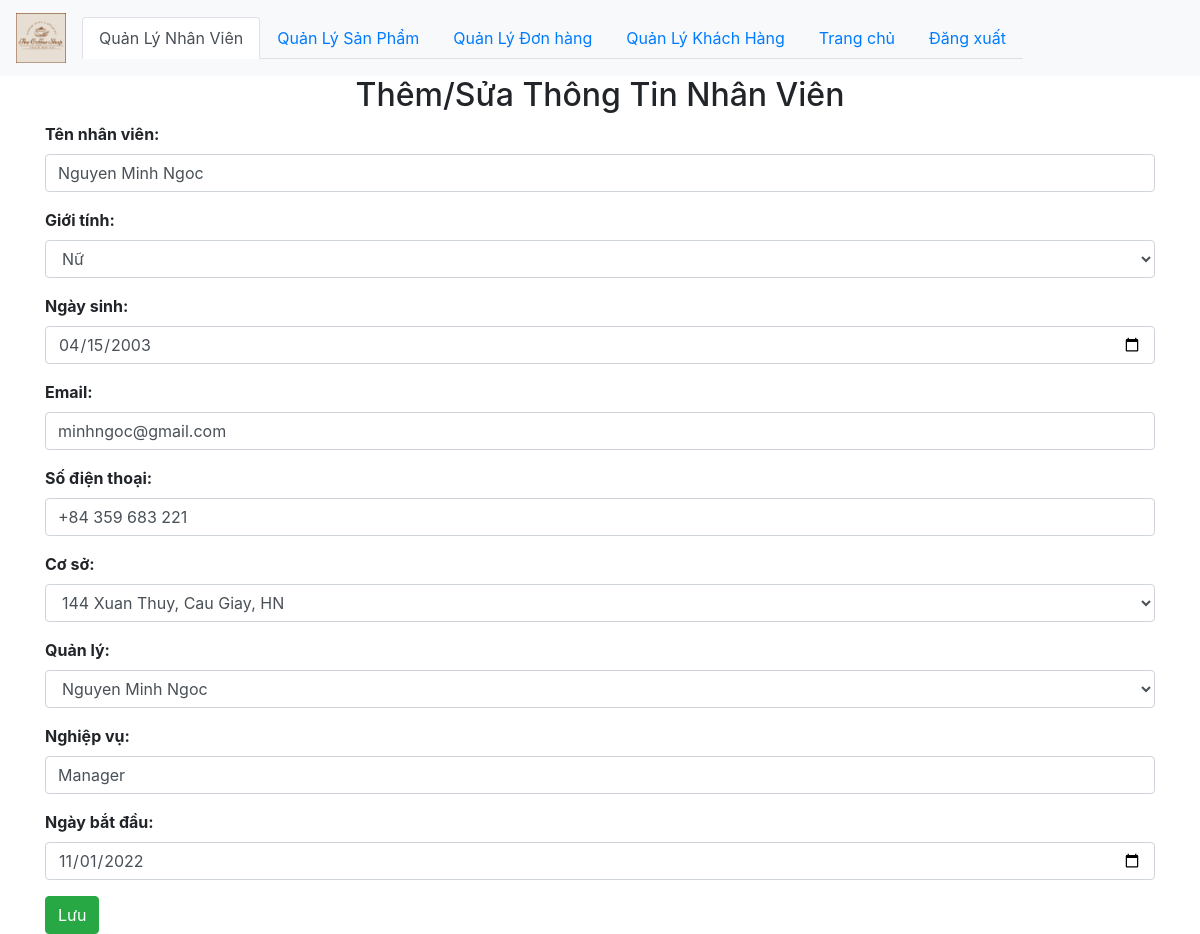
The page /coffee_shop/admin/employee/add.php?employeeNumber=1 on the database its author committed.
### tables this page shows
CREATE TABLE `employees` (
  `employeeNumber` int(11) NOT NULL,
  `employeeName` varchar(50) NOT NULL,
  `gender` varchar(10) NOT NULL,
  `birthday` date NOT NULL,
  `email` varchar(100) NOT NULL,
  `phone` varchar(50) NOT NULL,
  `storeId` int(4) NOT NULL,
  `managerId` int(11) NOT NULL,
  `jobTitle` varchar(50) NOT NULL,
  `start_date` date NOT NULL
);

### coffee_shop/db/dbhelper.php (called while the page is built, shortened)
<?php
function executeResult($sql) {
	$con = mysqli_connect(HOST, USERNAME, PASSWORD, DATABASE);
	$result = mysqli_query($con, $sql);
	$data   = [];
	while ($row = mysqli_fetch_array($result, 1)) {
		$data[] = $row;
	}
	return $data;
}
function executeSingleResult($sql) {
	$con = mysqli_connect(HOST, USERNAME, PASSWORD, DATABASE);
	$result = mysqli_query($con, $sql);
	$row    = mysqli_fetch_array($result, 1);
	return $row;
}

### coffee_shop/admin/employee/add.php (the view, shortened to what this page needs)
<?php
require_once ('../../db/dbhelper.php');
$employeeNumber = $employeeName = $gender = $birthday = $email = $phone = $storeId = $managerId = $jobTitle = $start_date = '';
if (isset($_GET['employeeNumber'])) {
	$employeeNumber       = $_GET['employeeNumber'];
	$sql      = 'select * from employees where employeeNumber = '.$employeeNumber;
	$employees = executeSingleResult($sql);
	if ($employees != null) {
		$employeeName = $employees['employeeName'];
		$gender = $employees['gender'];
		$birthday = $employees['birthday'];
		$email = $employees['email'];
		$phone = $employees['phone'];
		$storeId = $employees['storeId'];
		$managerId = $employees['managerId'];
		$jobTitle = $employees['jobTitle'];
		$start_date = $employees['start_date'];
	}
}
?>
<!DOCTYPE html>
<html>
<head>
	<link rel="stylesheet" href="https://maxcdn.bootstrapcdn.com/bootstrap/4.4.1/css/bootstrap.min.css">
</head>
<body>
	<nav class="navbar navbar-expand-sm bg-light navbar-light">
		<a class="navbar-brand" href="#">
			<img src="../../coffeeshop-home/img/Logo.png" alt="logo" style="max-width:50px;">
		</a>
		<ul class="nav nav-tabs">
			<li class="nav-item">
				<a class="nav-link active" href="#">Quản Lý Nhân Viên</a>
			</li>
			<li class="nav-item">
				<a class="nav-link" href="../product">Quản Lý Sản Phẩm</a>
			</li>
			<li class="nav-item">
				<a class="nav-link" href="../order">Quản Lý Đơn hàng</a>
			</li>
			<li class="nav-item">
				<a class="nav-link" href="../customer">Quản Lý Khách Hàng</a>
			</li>
			<li class="nav-item">
				<a class="nav-link" href="../admin.php">Trang chủ</a>
			</li>
			<li class="nav-item">
				<a class="nav-link" href="../../coffeeshop-home/build/user.php">Đăng xuất</a>
			</li>
		</ul>
	</nav>
	<div class="container">
		<div class="panel panel-primary">
			<div class="panel-heading">
				<h2 class="text-center">Thêm/Sửa Thông Tin Nhân Viên</h2>
			</div>
			<div class="panel-body">
				<form method="post">
					<div class="form-group">
					  <label for="name"><b>Tên nhân viên:</b></label>
					  <input required="true" type="text" class="form-control" id="name" name="name" value="<?=$employeeName?>">
					</div>
					<div class="form-group">
					  <label for="gender"><b>Giới tính:</b></label>
					  <select class="form-control" name="gender" id="gender">
					  	<?php
					  		if ($gender == 'Female') {
					  			echo '<option selected value = "Female">Nữ</option>';
					  		} else {
					  			echo '<option value = "Female">Nữ</option>';
					  		}
					  	?>
					  </select>
					</div>
					<div class="form-group">
					  <label for="birthday"><b>Ngày sinh:</b></label>
					  <input required = true class="form-control" id="birthday" name="birthday" type="date" value="<?=$birthday?>">
					</div>
					<div class="form-group">
					  <label for="email"><b>Email:</b></label>
					  <input required="true" type="text" class="form-control" id="email" name="email" value="<?=$email?>">
					</div>
					<div class="form-group">
					  <label for="phone"><b>Số điện thoại:</b></label>
					  <input required="true" type="text" class="form-control" id="phone" name="phone" value="<?=$phone?>">
					</div>
					<div class="form-group">
					  <label for="storeId"><b>Cơ sở:</b></label>
					  <select class="form-control" name="storeId" id="storeId">
					  	<?php
					  		$sql          = 'select * from store';
							$storeList = executeResult($sql);
							foreach ($storeList as $item) {
								if ($item['storeId'] == $storeId) {
									echo '<option selected value = "'.$item['storeId'].'">'.$item['address'].'</option>';
								} else {
									echo '<option value = "'.$item['storeId'].'">'.$item['address'].'</option>';
								}
							}
					  	?>
					  </select>
					</div>
					<div class="form-group">
					  <label for="managerId"><b>Quản lý:</b></label>
					  <select class="form-control" name="managerId" id="managerId">
					  	<?php
					  		$sql          = 'select * from employees';
							$employeeList = executeResult($sql);
							foreach ($employeeList as $item) {
								if ($item['employeeNumber'] == $managerId) {
									echo '<option selected value = "'.$item['employeeNumber'].'">'.$item['employeeName'].'</option>';
								} else {
									echo '<option value = "'.$item['employeeNumber'].'">'.$item['employeeName'].'</option>';
								}
							}
					  	?>
					  </select>
					</div>
					<div class="form-group">
					  <label for="jobTitle"><b>Nghiệp vụ:</b></label>
					  <input required="true" type="text" class="form-control" id="jobTitle" name="jobTitle" value="<?=$jobTitle?>">
					</div>
					<div class="form-group">
					  <label for="start_date"><b>Ngày bắt đầu:</b></label>
					  <input required = true class="form-control" id="start_date" name="start_date" type="date" value="<?=$start_date?>">
					</div>
					<button class="btn btn-success">Lưu</button>
				</form>
			</div>
		</div>
	</div>
</body>
</html>

### rows shown on the page
employees: name "Nguyen Minh Ngoc", gender "Nữ", birthday "04/15/2003", email "minhngoc@gmail.com", phone "+84 359 683 221", jobTitle "Manager", start_date "11/01/2022"

### other values the page prints
form field storeId "144 Xuan Thuy, Cau Giay, HN"
form field managerId "Nguyen Minh Ngoc"
